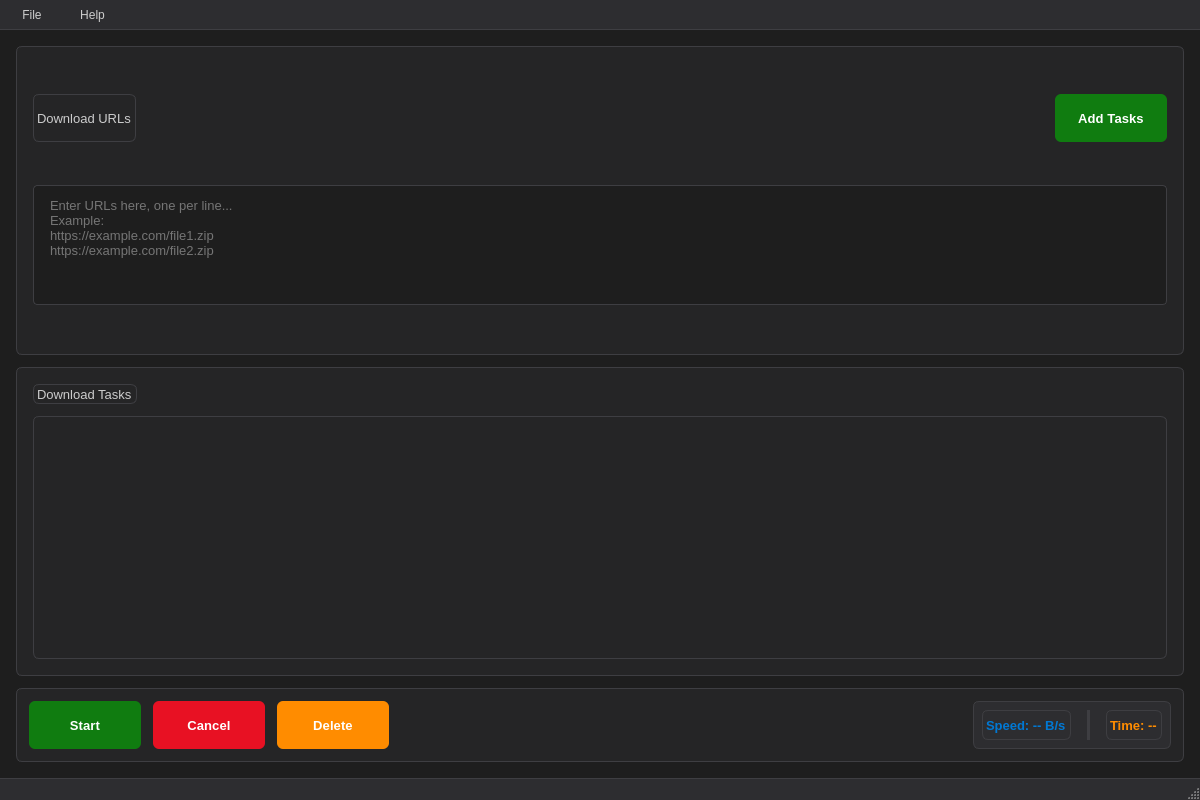
<?xml version="1.0" encoding="UTF-8"?>
<ui version="4.0">
 <class>DownloaderMainWindow</class>
 <widget class="QMainWindow" name="DownloaderMainWindow">
  <property name="geometry">
   <rect>
    <x>0</x>
    <y>0</y>
    <width>1200</width>
    <height>800</height>
   </rect>
  </property>
  <property name="minimumSize">
   <size>
    <width>900</width>
    <height>600</height>
   </size>
  </property>
  <property name="windowTitle">
   <string>Qt Downloader</string>
  </property>
  <property name="styleSheet">
   <string notr="true">/* VSCode-Inspired Professional Dark Theme - Qt5 Compatible */
/* ========================================
   DESIGN SYSTEM CONSTANTS
   ======================================== */

/* Color Definitions (Qt5 compatible) */
/* Background Colors */
/* BG Primary: #1e1e1e, BG Secondary: #252526, BG Tertiary: #2d2d30 */
/* Border Colors: Light #3e3e42, Medium #4e4e52 */
/* Text Colors: Primary #cccccc, Secondary #969696, Disabled #6a6a6a */
/* Accent Colors: Blue #0078d4, Green #107c10, Orange #ff8c00, Red #e81123 */
/* State Colors: Hover #106ebe, Pressed #005a9e */

/* ========================================
   GLOBAL STYLES
   ======================================== */

QMainWindow {
    background-color: #1e1e1e;
    color: #cccccc;
    font-family: 'Segoe UI', 'SF Pro Display', -apple-system, BlinkMacSystemFont, Arial, sans-serif;
    font-size: 13px;
    font-weight: 400;
}

QWidget#centralWidget {
    background-color: #1e1e1e;
    color: #cccccc;
}

/* ========================================
   CONTAINER STYLES
   ======================================== */

QFrame {
    background-color: #252526;
    border: 1px solid #3e3e42;
    border-radius: 6px;
    padding: 0px;
}

QFrame[frameShape="0"] {
    border: none;
    background-color: transparent;
}

/* ========================================
   TYPOGRAPHY SYSTEM
   ======================================== */

QLabel {
    color: #cccccc;
    font-size: 13px;
    font-family: 'Segoe UI', 'SF Pro Display', -apple-system, BlinkMacSystemFont, Arial, sans-serif;
    font-weight: 400;
    background-color: transparent;
}

QLabel.heading {
    color: #ffffff;
    font-size: 16px;
    font-weight: 600;
    font-family: 'Segoe UI', 'SF Pro Display', -apple-system, BlinkMacSystemFont, Arial, sans-serif;
    letter-spacing: -0.2px;
}

QLabel.subheading {
    color: #cccccc;
    font-size: 14px;
    font-weight: 500;
    font-family: 'Segoe UI', 'SF Pro Display', -apple-system, BlinkMacSystemFont, Arial, sans-serif;
}

QLabel.small {
    font-size: 11px;
    color: #969696;
    font-weight: 500;
    text-transform: uppercase;
    letter-spacing: 0.5px;
}

/* Status labels with special colors */
QLabel#labelSpeed {
    color: #0078d4;
    font-weight: 600;
    font-family: 'Segoe UI', 'SF Pro Display', -apple-system, BlinkMacSystemFont, Arial, sans-serif;
}

QLabel#labelTime {
    color: #ff8c00;
    font-weight: 600;
    font-family: 'Segoe UI', 'SF Pro Display', -apple-system, BlinkMacSystemFont, Arial, sans-serif;
}

/* ========================================
   INPUT CONTROLS
   ======================================== */

QLineEdit, QPlainTextEdit, QTextEdit {
    border: 1px solid #3e3e42;
    border-radius: 4px;
    padding: 8px 12px;
    background-color: #1e1e1e;
    color: #cccccc;
    font-size: 13px;
    font-family: 'Consolas', 'Courier New', monospace;
    selection-background-color: #0078d4;
    selection-color: #ffffff;
}

QLineEdit:focus, QPlainTextEdit:focus, QTextEdit:focus {
    border: 2px solid #0078d4;
    background-color: #1e1e1e;
    outline: none;
    padding: 7px 11px; /* Compensate for 2px border */
}

QLineEdit:disabled, QPlainTextEdit:disabled, QTextEdit:disabled {
    background-color: #2d2d30;
    color: #6a6a6a;
    border-color: #3e3e42;
}

QLineEdit::placeholder, QPlainTextEdit::placeholder {
    color: #6a6a6a;
    font-style: italic;
}

QLineEdit:hover, QPlainTextEdit:hover, QTextEdit:hover {
    border-color: #4e4e52;
}

QLineEdit:focus:hover, QPlainTextEdit:focus:hover, QTextEdit:focus:hover {
    border-color: #0078d4;
}

/* ========================================
   TABLE VIEW STYLING
   ======================================== */

QTableView {
    border: 1px solid #3e3e42;
    border-radius: 6px;
    background-color: #252526;
    alternate-background-color: #2d2d30;
    gridline-color: #3e3e42;
    selection-background-color: #0078d4;
    selection-color: #ffffff;
    font-size: 13px;
    font-family: 'Segoe UI', 'SF Pro Display', -apple-system, BlinkMacSystemFont, Arial, sans-serif;
    outline: none;
}

QTableView::item {
    padding: 8px 12px;
    border-bottom: 1px solid #3e3e42;
    color: #cccccc;
    min-height: 28px;
    background-color: #252526;
}

QTableView::item:selected {
    background-color: #0078d4;
    color: #ffffff;
}

/* Note: Qt5 doesn't support complex pseudo-classes like :!selected and :alternate:hover:!selected */

/* ========================================
   TABLE HEADER STYLING
   ======================================== */

QHeaderView::section {
    background-color: #2d2d30;
    color: #cccccc;
    padding: 10px 12px;
    border: none;
    border-right: 1px solid #3e3e42;
    border-bottom: 2px solid #0078d4;
    font-weight: 600;
    font-size: 12px;
    font-family: 'Segoe UI', 'SF Pro Display', -apple-system, BlinkMacSystemFont, Arial, sans-serif;
    letter-spacing: 0.2px;
    text-transform: uppercase;
}

QHeaderView::section:first {
    border-top-left-radius: 6px;
}

QHeaderView::section:last {
    border-top-right-radius: 6px;
    border-right: none;
}

QHeaderView::section:hover {
    background-color: #333337;
    color: #ffffff;
}

QHeaderView::section:pressed {
    background-color: #0078d4;
    color: #ffffff;
}

/* ========================================
   BUTTON STYLING SYSTEM
   ======================================== */

QPushButton {
    background-color: #0078d4;
    color: #ffffff;
    border: none;
    border-radius: 6px;
    padding: 8px 16px;
    font-size: 13px;
    font-weight: 500;
    font-family: 'Segoe UI', 'SF Pro Display', -apple-system, BlinkMacSystemFont, Arial, sans-serif;
    min-width: 80px;
    min-height: 32px;
    letter-spacing: 0.1px;
    text-align: center;
}

QPushButton:hover {
    background-color: #106ebe;
}

QPushButton:pressed {
    background-color: #005a9e;
}

QPushButton:disabled {
    background-color: #3e3e42;
    color: #6a6a6a;
}

QPushButton:focus {
    border: 2px solid #0078d4;
    padding: 6px 14px;
}

/* Primary Action Buttons */
QPushButton#btnStart {
    background-color: #107c10;
    font-weight: 600;
}

QPushButton#btnStart:hover {
    background-color: #128a0f;
}

QPushButton#btnStart:pressed {
    background-color: #0d5e0d;
}

QPushButton#btnStart:focus {
    border: 2px solid #107c10;
}

/* Danger Action Buttons */
QPushButton#btnCancel {
    background-color: #e81123;
    font-weight: 600;
}

QPushButton#btnCancel:hover {
    background-color: #f1707a;
}

QPushButton#btnCancel:pressed {
    background-color: #c50f1f;
}

QPushButton#btnCancel:focus {
    border: 2px solid #e81123;
}

/* Warning Action Buttons */
QPushButton#btnDelete {
    background-color: #ff8c00;
    font-weight: 500;
}

QPushButton#btnDelete:hover {
    background-color: #ffa500;
}

QPushButton#btnDelete:pressed {
    background-color: #e67300;
}

QPushButton#btnDelete:focus {
    border: 2px solid #ff8c00;
}

/* Primary Add Button */
QPushButton#btnAddTasks {
    background-color: #107c10;
    font-weight: 600;
}

QPushButton#btnAddTasks:hover {
    background-color: #128a0f;
}

QPushButton#btnAddTasks:pressed {
    background-color: #0d5e0d;
}

QPushButton#btnAddTasks:focus {
    border: 2px solid #107c10;
}

/* ========================================
   MENU BAR AND MENU STYLING
   ======================================== */

QMenuBar {
    background-color: #2d2d30;
    color: #cccccc;
    font-family: 'Segoe UI', 'SF Pro Display', -apple-system, BlinkMacSystemFont, Arial, sans-serif;
    border-bottom: 1px solid #3e3e42;
}

QMenuBar::item {
    background-color: transparent;
    padding: 8px 16px;
    border-radius: 4px;
    font-weight: 500;
}

QMenuBar::item:selected {
    background-color: #0078d4;
    color: #ffffff;
}

QMenuBar::item:pressed {
    background-color: #005a9e;
    color: #ffffff;
}

QMenu {
    background-color: #2d2d30;
    border: 1px solid #4e4e52;
    border-radius: 6px;
    color: #cccccc;
    font-family: 'Segoe UI', 'SF Pro Display', -apple-system, BlinkMacSystemFont, Arial, sans-serif;
    padding: 4px 0;
}

QMenu::item {
    padding: 8px 20px;
    color: #cccccc;
    border-radius: 3px;
    margin: 1px 8px;
    min-height: 20px;
}

QMenu::item:selected {
    background-color: #0078d4;
    color: #ffffff;
}

QMenu::item:disabled {
    color: #6a6a6a;
}

QMenu::separator {
    height: 1px;
    background-color: #3e3e42;
    margin: 4px 12px;
}

/* ========================================
   STATUS BAR STYLING
   ======================================== */

QStatusBar {
    background-color: #2d2d30;
    color: #cccccc;
    font-size: 13px;
    font-family: 'Segoe UI', 'SF Pro Display', -apple-system, BlinkMacSystemFont, Arial, sans-serif;
    border-top: 1px solid #3e3e42;
}

QStatusBar::item {
    border: none;
    padding: 4px 8px;
}

/* ========================================
   PROGRESS BAR STYLING
   ======================================== */

QProgressBar {
    border: 1px solid #3e3e42;
    border-radius: 6px;
    text-align: center;
    font-weight: 600;
    background-color: #1e1e1e;
    color: #cccccc;
    font-family: 'Segoe UI', 'SF Pro Display', -apple-system, BlinkMacSystemFont, Arial, sans-serif;
    font-size: 12px;
    padding: 1px;
}

QProgressBar::chunk {
    background-color: #0078d4;
    border-radius: 5px;
}

/* ========================================
   MODERN SCROLLBAR STYLING
   ======================================== */

QScrollBar:vertical {
    border: none;
    background-color: #2d2d30;
    width: 12px;
    margin: 0;
    border-radius: 6px;
}

QScrollBar::handle:vertical {
    background-color: #4e4e52;
    border-radius: 6px;
    min-height: 24px;
    margin: 2px;
    border: none;
}

QScrollBar::handle:vertical:hover {
    background-color: #5e5e5e;
}

QScrollBar::handle:vertical:pressed {
    background-color: #0078d4;
}

QScrollBar::add-line:vertical, QScrollBar::sub-line:vertical {
    height: 0px;
}

QScrollBar::add-page:vertical, QScrollBar::sub-page:vertical {
    background: none;
}

QScrollBar:horizontal {
    border: none;
    background-color: #2d2d30;
    height: 12px;
    margin: 0;
    border-radius: 6px;
}

QScrollBar::handle:horizontal {
    background-color: #4e4e52;
    border-radius: 6px;
    min-width: 24px;
    margin: 2px;
    border: none;
}

QScrollBar::handle:horizontal:hover {
    background-color: #5e5e5e;
}

QScrollBar::handle:horizontal:pressed {
    background-color: #0078d4;
}

QScrollBar::add-line:horizontal, QScrollBar::sub-line:horizontal {
    width: 0px;
}

QScrollBar::add-page:horizontal, QScrollBar::sub-page:horizontal {
    background: none;
}

/* ========================================
   MODERN DIALOG AND MESSAGE BOX STYLING
   ======================================== */

QMessageBox {
    background-color: #2d2d30;
    color: #cccccc;
    border: 1px solid #4e4e52;
    border-radius: 8px;
    font-family: 'Segoe UI', 'SF Pro Display', -apple-system, BlinkMacSystemFont, Arial, sans-serif;
}

QMessageBox QPushButton {
    background-color: #0078d4;
    color: #ffffff;
    border: none;
    border-radius: 6px;
    padding: 8px 16px;
    font-size: 13px;
    font-weight: 500;
    font-family: 'Segoe UI', 'SF Pro Display', -apple-system, BlinkMacSystemFont, Arial, sans-serif;
    min-width: 80px;
    min-height: 32px;
    letter-spacing: 0.1px;
}

QMessageBox QPushButton:hover {
    background-color: #106ebe;
}

QMessageBox QPushButton:pressed {
    background-color: #005a9e;
}

QMessageBox QLabel {
    color: #cccccc;
    font-size: 13px;
    font-family: 'Segoe UI', 'SF Pro Display', -apple-system, BlinkMacSystemFont, Arial, sans-serif;
    background-color: transparent;
}

QMessageBox QLabel#qt_msgbox_label {
    color: #cccccc;
    font-size: 13px;
    font-family: 'Segoe UI', 'SF Pro Display', -apple-system, BlinkMacSystemFont, Arial, sans-serif;
    background-color: transparent;
}

QMessageBox QLabel#qt_msgboxex_icon_label {
    background-color: transparent;
}

QTextEdit#qt_msgbox_textedit {
    background-color: #1e1e1e;
    color: #cccccc;
    border: 1px solid #3e3e42;
    border-radius: 6px;
    font-size: 13px;
    font-family: 'Consolas', 'Courier New', monospace;
    selection-background-color: #0078d4;
    selection-color: #ffffff;
}

/* ========================================
   SPECIAL COMPONENTS
   ======================================== */

/* Line separator styling */
Line {
    background-color: #3e3e42;
}

/* Status frame styling */
QFrame#statusFrame {
    background-color: #2d2d30;
    border: 1px solid #3e3e42;
    border-radius: 6px;
}

/* ========================================
   FINAL VISUAL ENHANCEMENTS
   ======================================== */

/* Focus indicators for all interactive elements */
QLineEdit:focus,
QPlainTextEdit:focus,
QTextEdit:focus,
QTableView:focus,
QTableView::item:selected {
    outline: 2px solid #0078d4;
    outline-offset: 1px;
}

/* Enhanced disabled state styling */
*:disabled {
    color: #6a6a6a;
    opacity: 0.7;
}</string>
  </property>
  <widget class="QWidget" name="centralWidget">
   <layout class="QVBoxLayout" name="verticalLayout">
    <property name="spacing">
     <number>12</number>
    </property>
    <property name="leftMargin">
     <number>16</number>
    </property>
    <property name="topMargin">
     <number>16</number>
    </property>
    <property name="rightMargin">
     <number>16</number>
    </property>
    <property name="bottomMargin">
     <number>16</number>
    </property>
    <item>
     <widget class="QFrame" name="urlFrame">
      <property name="frameShape">
       <enum>QFrame::StyledPanel</enum>
      </property>
      <property name="frameShadow">
       <enum>QFrame::Raised</enum>
      </property>
      <layout class="QVBoxLayout" name="verticalLayout_2">
       <property name="spacing">
        <number>12</number>
       </property>
       <property name="leftMargin">
        <number>16</number>
       </property>
       <property name="topMargin">
        <number>16</number>
       </property>
       <property name="rightMargin">
        <number>16</number>
       </property>
       <property name="bottomMargin">
        <number>16</number>
       </property>
       <item>
        <layout class="QHBoxLayout" name="horizontalLayout">
         <item>
          <widget class="QLabel" name="label">
           <property name="text">
            <string>Download URLs</string>
           </property>
           <property name="class" stdset="0">
            <string>heading</string>
           </property>
          </widget>
         </item>
         <item>
          <spacer name="horizontalSpacer">
           <property name="orientation">
            <enum>Qt::Horizontal</enum>
           </property>
           <property name="sizeHint" stdset="0">
            <size>
             <width>40</width>
             <height>20</height>
            </size>
           </property>
          </spacer>
         </item>
         <item>
          <widget class="QPushButton" name="btnAddTasks">
           <property name="toolTip">
            <string>Add download tasks from URLs</string>
           </property>
           <property name="text">
            <string>Add Tasks</string>
           </property>
          </widget>
         </item>
        </layout>
       </item>
       <item>
        <widget class="QPlainTextEdit" name="plainTextEditUrls">
         <property name="minimumSize">
          <size>
           <width>0</width>
           <height>80</height>
          </size>
         </property>
         <property name="maximumSize">
          <size>
           <width>16777215</width>
           <height>120</height>
          </size>
         </property>
         <property name="placeholderText">
          <string>Enter URLs here, one per line...
Example:
https://example.com/file1.zip
https://example.com/file2.zip</string>
         </property>
        </widget>
       </item>
      </layout>
     </widget>
    </item>
    <item>
     <widget class="QFrame" name="tableFrame">
      <property name="frameShape">
       <enum>QFrame::StyledPanel</enum>
      </property>
      <property name="frameShadow">
       <enum>QFrame::Raised</enum>
      </property>
      <layout class="QVBoxLayout" name="verticalLayout_3">
       <property name="spacing">
        <number>12</number>
       </property>
       <property name="leftMargin">
        <number>16</number>
       </property>
       <property name="topMargin">
        <number>16</number>
       </property>
       <property name="rightMargin">
        <number>16</number>
       </property>
       <property name="bottomMargin">
        <number>16</number>
       </property>
       <item>
        <layout class="QHBoxLayout" name="horizontalLayout_3">
         <item>
          <widget class="QLabel" name="labelTasks">
           <property name="text">
            <string>Download Tasks</string>
           </property>
           <property name="class" stdset="0">
            <string>heading</string>
           </property>
          </widget>
         </item>
         <item>
          <spacer name="horizontalSpacer_3">
           <property name="orientation">
            <enum>Qt::Horizontal</enum>
           </property>
           <property name="sizeHint" stdset="0">
            <size>
             <width>40</width>
             <height>20</height>
            </size>
           </property>
          </spacer>
         </item>
        </layout>
       </item>
       <item>
        <widget class="QTableView" name="tableViewTasks">
         <property name="minimumSize">
          <size>
           <width>0</width>
           <height>200</height>
          </size>
         </property>
         <property name="alternatingRowColors">
          <bool>true</bool>
         </property>
         <property name="selectionMode">
          <enum>QAbstractItemView::SingleSelection</enum>
         </property>
         <property name="selectionBehavior">
          <enum>QAbstractItemView::SelectRows</enum>
         </property>
         <attribute name="verticalHeaderVisible">
          <bool>false</bool>
         </attribute>
        </widget>
       </item>
      </layout>
     </widget>
    </item>
    <item>
     <widget class="QFrame" name="controlFrame">
      <property name="frameShape">
       <enum>QFrame::StyledPanel</enum>
      </property>
      <property name="frameShadow">
       <enum>QFrame::Raised</enum>
      </property>
      <layout class="QHBoxLayout" name="horizontalLayout_2">
       <property name="spacing">
        <number>12</number>
       </property>
       <property name="leftMargin">
        <number>12</number>
       </property>
       <property name="topMargin">
        <number>12</number>
       </property>
       <property name="rightMargin">
        <number>12</number>
       </property>
       <property name="bottomMargin">
        <number>12</number>
       </property>
       <item>
        <widget class="QPushButton" name="btnStart">
         <property name="toolTip">
          <string>Start selected download</string>
         </property>
         <property name="text">
          <string>Start</string>
         </property>
        </widget>
       </item>
       <item>
        <widget class="QPushButton" name="btnCancel">
         <property name="toolTip">
          <string>Cancel selected download</string>
         </property>
         <property name="text">
          <string>Cancel</string>
         </property>
        </widget>
       </item>
       <item>
        <widget class="QPushButton" name="btnDelete">
         <property name="toolTip">
          <string>Delete selected task</string>
         </property>
         <property name="text">
          <string>Delete</string>
         </property>
        </widget>
       </item>
       <item>
        <spacer name="horizontalSpacer_2">
         <property name="orientation">
          <enum>Qt::Horizontal</enum>
         </property>
         <property name="sizeHint" stdset="0">
          <size>
           <width>40</width>
           <height>20</height>
          </size>
         </property>
        </spacer>
       </item>
       <item>
        <widget class="QFrame" name="statusFrame">
         <property name="frameShape">
          <enum>QFrame::StyledPanel</enum>
         </property>
         <property name="frameShadow">
          <enum>QFrame::Raised</enum>
         </property>
         <layout class="QHBoxLayout" name="horizontalLayout_4">
          <property name="spacing">
           <number>16</number>
          </property>
          <property name="leftMargin">
           <number>8</number>
          </property>
          <property name="topMargin">
           <number>8</number>
          </property>
          <property name="rightMargin">
           <number>8</number>
          </property>
          <property name="bottomMargin">
           <number>8</number>
          </property>
          <item>
           <widget class="QLabel" name="labelSpeed">
            <property name="styleSheet">
             <string notr="true">color: #0078d4; font-weight: 600; font-family: 'Segoe UI', Arial, sans-serif;</string>
            </property>
            <property name="text">
             <string>Speed: -- B/s</string>
            </property>
           </widget>
          </item>
          <item>
           <widget class="Line" name="line">
            <property name="styleSheet">
             <string notr="true">background: #3e3e42;</string>
            </property>
            <property name="orientation">
             <enum>Qt::Vertical</enum>
            </property>
           </widget>
          </item>
          <item>
           <widget class="QLabel" name="labelTime">
            <property name="styleSheet">
             <string notr="true">color: #ff8c00; font-weight: 600; font-family: 'Segoe UI', Arial, sans-serif;</string>
            </property>
            <property name="text">
             <string>Time: --</string>
            </property>
           </widget>
          </item>
         </layout>
        </widget>
       </item>
      </layout>
     </widget>
    </item>
   </layout>
  </widget>
  <widget class="QMenuBar" name="menuBar">
   <property name="geometry">
    <rect>
     <x>0</x>
     <y>0</y>
     <width>1200</width>
     <height>29</height>
    </rect>
   </property>
   <widget class="QMenu" name="menuFile">
    <property name="title">
     <string>File</string>
    </property>
    <addaction name="actionSettings"/>
    <addaction name="separator"/>
    <addaction name="actionExit"/>
   </widget>
   <widget class="QMenu" name="menuHelp">
    <property name="title">
     <string>Help</string>
    </property>
    <addaction name="actionAbout"/>
   </widget>
   <addaction name="menuFile"/>
   <addaction name="menuHelp"/>
  </widget>
  <widget class="QStatusBar" name="statusBar"/>
  <action name="actionSettings">
   <property name="text">
    <string>Settings</string>
   </property>
   <property name="shortcut">
    <string>Ctrl+S</string>
   </property>
  </action>
  <action name="actionExit">
   <property name="text">
    <string>Exit</string>
   </property>
   <property name="shortcut">
    <string>Ctrl+Q</string>
   </property>
  </action>
  <action name="actionAbout">
   <property name="text">
    <string>About</string>
   </property>
  </action>
 </widget>
 <layoutdefault spacing="6" margin="11"/>
 <resources/>
 <connections/>
</ui>
